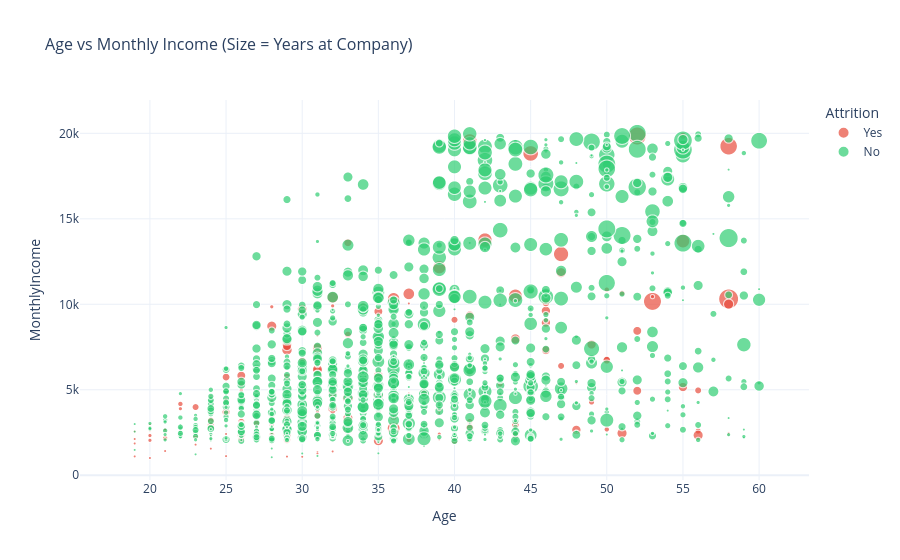

Notebook source saved alongside this figure:
### Code cell
# ── Chart 10: Interactive Plotly Scatter — Age vs Income ──
fig = px.scatter(
    df_clean,
    x='Age',
    y='MonthlyIncome',
    color='Attrition',
    size='YearsAtCompany',
    hover_data=['JobRole', 'Department'],
    color_discrete_map={'No': '#2ecc71', 'Yes': '#e74c3c'},
    title='Age vs Monthly Income (Size = Years at Company)',
    template='plotly_white',
    opacity=0.7
)
fig.update_layout(title_font_size=16)
fig.show()

### Figure 1 — Plotly figure (JSON) as saved in the notebook; plotly's stock layout.template omitted (floating-point values rounded to 4 significant figures; data arrays with more than 128 entries replaced by an {"elided": "..."} marker saying what was removed)
{"data": [{"customdata": {"elided": "237x2 str values"}, "hovertemplate": "Attrition=Yes<br>Age=%{x}<br>MonthlyIncome=%{y}<br>YearsAtCompany=%{marker.size}<br>JobRole=%{customdata[0]}<br>Department=%{customdata[1]}<extra></extra>", "legendgroup": "Yes", "marker": {"color": "#e74c3c", "opacity": 0.7, "size": {"elided": "237 int values"}, "sizemode": "area", "sizeref": 0.1, "symbol": "circle"}, "mode": "markers", "name": "Yes", "showlegend": true, "type": "scattergl", "x": {"elided": "237 int values"}, "xaxis": "x", "y": {"elided": "237 int values"}, "yaxis": "y"}, {"customdata": {"elided": "1233x2 str values"}, "hovertemplate": "Attrition=No<br>Age=%{x}<br>MonthlyIncome=%{y}<br>YearsAtCompany=%{marker.size}<br>JobRole=%{customdata[0]}<br>Department=%{customdata[1]}<extra></extra>", "legendgroup": "No", "marker": {"color": "#2ecc71", "opacity": 0.7, "size": {"elided": "1233 int values"}, "sizemode": "area", "sizeref": 0.1, "symbol": "circle"}, "mode": "markers", "name": "No", "showlegend": true, "type": "scattergl", "x": {"elided": "1233 int values"}, "xaxis": "x", "y": {"elided": "1233 int values"}, "yaxis": "y"}], "layout": {"legend": {"itemsizing": "constant", "title": {"text": "Attrition"}, "tracegroupgap": 0}, "title": {"font": {"size": 16}, "text": "Age vs Monthly Income (Size = Years at Company)"}, "xaxis": {"anchor": "y", "domain": [0.0, 1.0], "title": {"text": "Age"}}, "yaxis": {"anchor": "x", "domain": [0.0, 1.0], "title": {"text": "MonthlyIncome"}}}}
